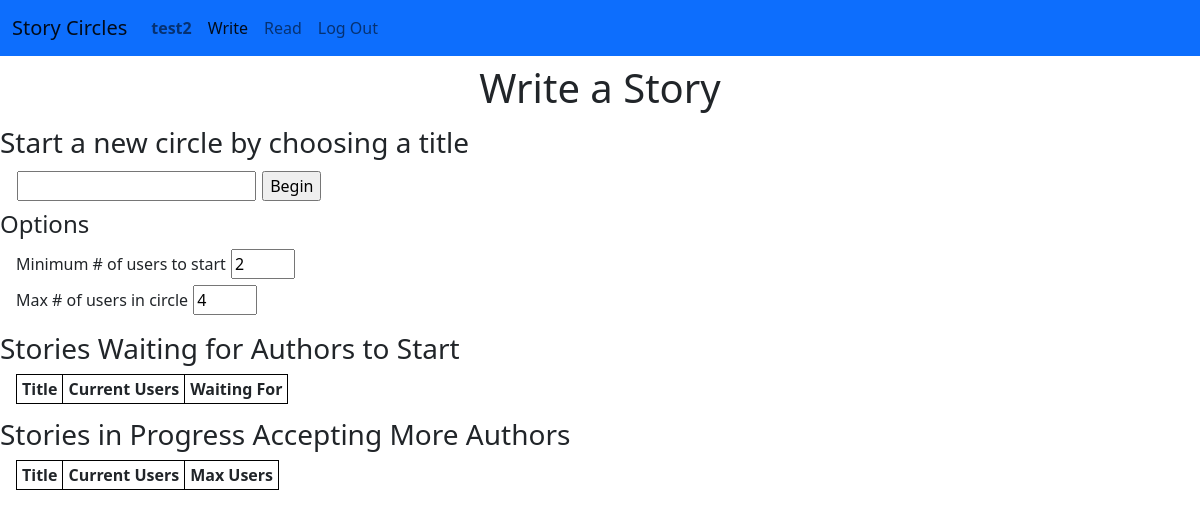
Before: /circle/ (signed in) with the older database file.
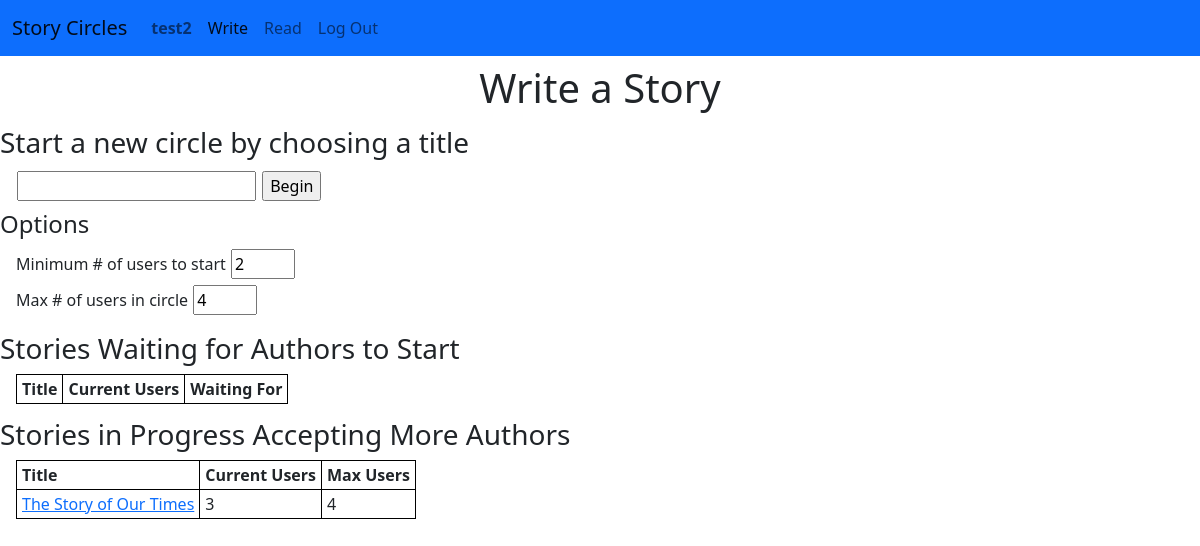
After: the same page with the newer database file.
### circle/models.py (models this page shows, shortened)
class Circle(models.Model):
    creation_time = models.DateTimeField(auto_now_add=True)
    threshold_user_ct = models.IntegerField() #This is the number of users that must be connected to start the story
    max_user_ct = models.IntegerField()
    user_ct = models.IntegerField(default=0)
    turn_order = models.JSONField(default=list)
    proposed_ending = models.ForeignKey('User',
                                        null=True, on_delete=models.SET_NULL,
                                        related_name='ending_proposed')
    approved_ending = models.ManyToManyField(
        User,
        blank=True
    )
    story = models.OneToOneField(
        'Story',
        blank=True,
        on_delete=models.CASCADE,
    )
    objects = CircleManager()
    open_circles = OpenCircleManager()
    waiting_circles = WaitingCircleManager()

class Story(models.Model):
    title = models.TextField(unique=True)
    authors = models.ManyToManyField(
        User,
        related_name="stories",
        blank=True
    )
    text = models.TextField()
    start_time = models.DateTimeField(blank=True, null=True)
    finish_time = models.DateTimeField(blank=True, null=True)
    finished = models.BooleanField(default=False)
    def get_absolute_url(self):
        if self.finished:
            return reverse('finished_story', args = [self.pk])
        else:
            return reverse('circle', args = [self.circle.pk])

### circle/views.py (the view)
# urls.py: path('', views.index, name='index'),
@login_required
def index(request):
    return render(request, 'circle/index.html', {
        "open_circles": Circle.open_circles.all(),
        "waiting_circles": Circle.waiting_circles.order_by('creation_time')
    })

### circle/models.py (called while the page is built)
    def get_absolute_url(self):
        return reverse('user', args=[self.pk])

    def get_queryset(self):
        return super().get_queryset().filter(user_ct__lt=F('max_user_ct'), story__start_time__isnull=False)

    def get_queryset(self):
        return super().get_queryset().filter(story__start_time__isnull=True)

### circle/templates/circle/index.html (shortened to what this page needs)
{% extends "circle/layout.html" %}
{% load static %}
{% block body %}
    <h1>
        Write a Story
    </h1>
    <h3>Start a new circle by choosing a title</h3>
    <div class="input-div">
        <input id="title-input" type="text" size="20">
        <input id="title-submit" type="button" value="Begin"><br>
    </div>
    <h4>Options</h4>
    <div class="input-div">
        <label for="threshold-user-ct">Minimum # of users to start</label>
        <input id="threshold-user-ct-input" type="number" name="threshold-user-ct" min="2" max="100" value="2"><br>
        <label for="max-user-ct">Max # of users in circle</label>
        <input id="max-user-ct-input" type="number" name="max-user-ct" min ="2" max="100" value="4">
    </div>
    <h3>Stories Waiting for Authors to Start</h3>
    <table>
        <tr>
            <th>Title</th>
            <th>Current Users</th>
            <th>Waiting For</th>
        </tr>
    </table>
    <h3>Stories in Progress Accepting More Authors</h3>
    <table>
        <tr>
            <th>Title</th>
            <th>Current Users</th>
            <th>Max Users</th>
        </tr>
        {% for circle in open_circles %}
        <tr>
            <td><a href="{{ circle.story.get_absolute_url }}">{{ circle.story.title }}</a></td>
            <td>{{ circle.user_ct }}</td>
            <td>{{ circle.max_user_ct }}</td>
        </tr>
        {% endfor %}
    </table>
{% endblock %}

Changed rows visible on the page:
added Circle: story "The Story of Our Times", user_ct "3", max_user_ct "4"
